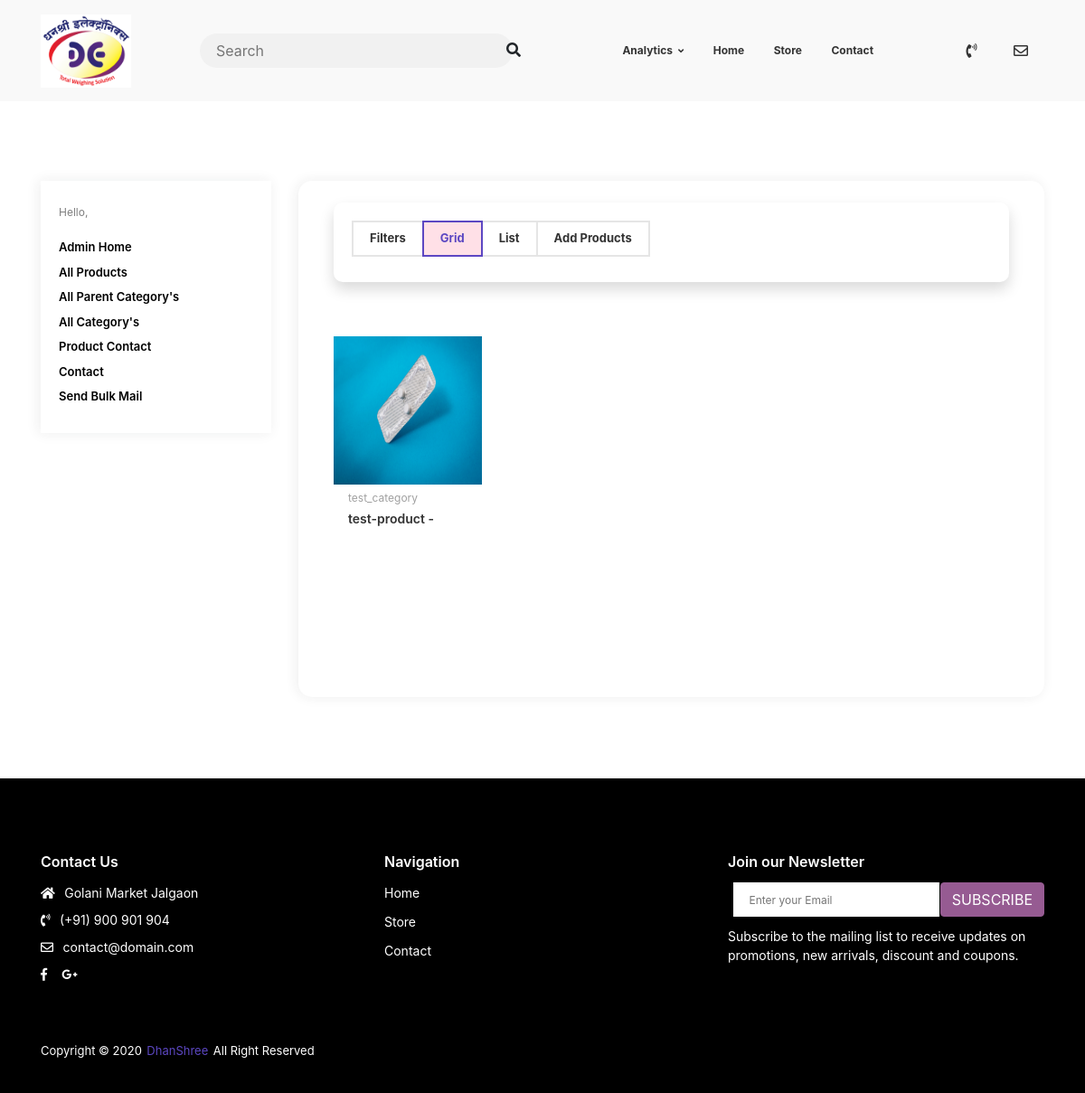
The app's page /analytics/product/list-admin/ (signed in), older data.
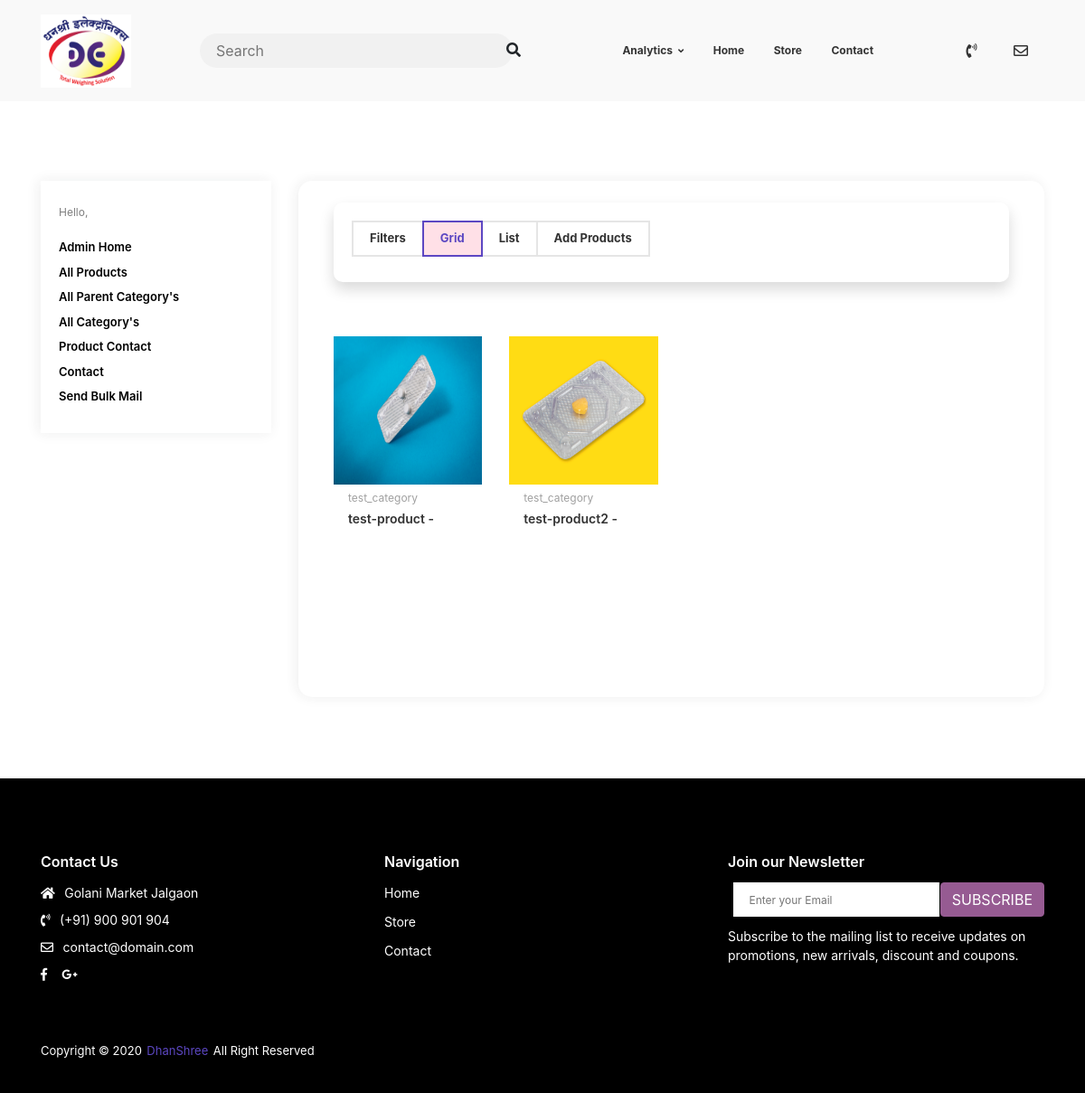
The same page, newer data.
### products/models.py (models this page shows, shortened)
class Product(models.Model):
    category = models.ForeignKey(Category, on_delete=models.CASCADE)
    title = models.CharField(max_length=200, unique=True)
    label = models.CharField(choices=LABEL_CHOICES, max_length=11, null=True, blank=True,
                             help_text="Item is of Sale, New Arrival etc or leave it blank for no label. \
                                        (Label will be displayed over a item.)")
    slug = models.SlugField(unique=True)
    model = models.TextField(null=True, blank=True, max_length=200)
    capacity = models.TextField(null=True, blank=True, max_length=200)
    e_value = models.TextField(null=True, blank=True, max_length=200)
    platform_size = models.TextField(null=True, blank=True, max_length=200)
    weighing_capacity = models.CharField(help_text='Weighing capacity', null=True, blank=True, max_length=200)
    use = models.CharField(null=True, blank=True, max_length=200)
    brand = models.CharField(null=True, blank=True, max_length=200)
    display_type = models.CharField(null=True, blank=True, max_length=200)
    material = models.CharField(null=True, blank=True, max_length=200)
    battery_type = models.CharField(null=True, blank=True, max_length=200)
    power_consumption = models.CharField(null=True, blank=True, max_length=200)
    voltage = models.CharField(null=True, blank=True, max_length=200)
    operating_temperature = models.CharField(null=True, blank=True, max_length=200)
    no_of_digits = models.CharField(null=True, blank=True, max_length=200)
    digit_height = models.CharField(null=True, blank=True, max_length=200)
    options = models.TextField(help_text='Overview product', null=True, blank=True)
    image_main = models.ImageField(upload_to='products', null=True, blank=True)
    image_2 = models.ImageField(upload_to='products', null=True, blank=True)
    image_3 = models.ImageField(upload_to='products', null=True, blank=True)
    image_4 = models.ImageField(upload_to='products', null=True, blank=True)
    image_5 = models.ImageField(upload_to='products', null=True, blank=True)
    is_active = models.BooleanField(default=True)
    trending = models.BooleanField(default=False)
    date_added = models.DateTimeField(auto_now_add=True)
    class Meta:
        db_table = 'products_product'
        ordering = ['title']

class Category(models.Model):
    parent_category = models.ForeignKey(ParentCategory, on_delete=models.CASCADE)
    title = models.CharField(max_length=200, unique=True)
    slug = models.SlugField(unique=True)
    description = models.TextField(null=True, blank=True)
    image = models.ImageField(upload_to='category', null=True, blank=True)  # image of slide ...
    is_active = models.BooleanField(default=True)
    def __str__(self):
        return self.title

### analytics/views.py (the view)
# urls.py: path('product/list-admin/', views.AdminProductListView.as_view(), name='admin-product-list'),
class AdminProductListView(LoginRequiredMixin, UserPassesTestMixin, ListView):
    model = Product
    paginate_by = 4
    template_name = "analytics/product_list_admin.html"
    def get_context_data(self, **kwargs):
        context = super().get_context_data(**kwargs)
        current_query = Product.objects.all()
        product_filter = ProductFilter(self.request.GET, queryset=current_query)
        if len(product_filter.qs) != len(current_query):
            context['filter'] = product_filter
            context['object_list'] = product_filter.qs
            if len(product_filter.qs) < self.paginate_by:
                context['is_paginated'] = False
        return context
    def test_func(self):  # Giving only staff the permission to add Category
        return self.request.user.is_staff is True

### analytics/templates/analytics/product_list_admin.html (shortened to what this page needs)
{% extends "analytics/base.html" %}
{% load products_extras %}
{% block data %}
                <div class="container">
                    <div class="row">
                        <div class="col-lg-12">
                            <div class="shop-p">
                                <div class="shop-p__toolbar u-s-m-b-30">
                                    <div class="shop-p__meta-wrap u-s-m-b-60">
                                    <div class="shop-p__tool-style">
                                        <div class="tool-style__group u-s-m-b-8">
                                            <span class="js-shop-filter-target" data-side="#side-filter">Filters</span>
                                            <span class="js-shop-grid-target is-active">Grid</span>
                                            <span class="js-shop-list-target">List</span>
                                            <a href="{% url 'admin-product-add'%}"><span class="js-shop-list-target">Add Products</span></a>
                                        </div>
                                    </div>
                                    </div>
                                </div>
                                <div class="shop-p__collection">
                                    <div class="row is-grid-active">
                                        {% for product in object_list %}
                                        <div class="col-lg-3 col-md-4 col-sm-6">
                                            <div class="product-m">
                                                <div class="product-m__thumb">
                                                    <a class="aspect aspect--bg-grey aspect--square u-d-block" href="{% url 'product-detail-view' product.id %}">
                                                        <img class="aspect__img" src="{{ product.image_main.url }}" alt=""></a>
                                                </div>
                                                <div class="product-m__content">
                                                    <div class="product-m__category">
                                                        <a href="">{{ product.category }}</a></div>
                                                    <div class="product-m__name">
                                                        <a href="{% url 'product-detail-view' product.id %}">{{ product.title }} - </a></div>
                                                </div>
                                            </div>
                                        </div>
                                        {% endfor %}
                                    </div>
                                </div>
                                <div class="u-s-p-y-60">
                                </div>
                            </div>
                        </div>
                    </div>
                </div>
            </div>
{% endblock data %}

Row changes from the older to the newer data that the page shows:
added Product: image_main (picture), category "test_category", title "test-product2"
